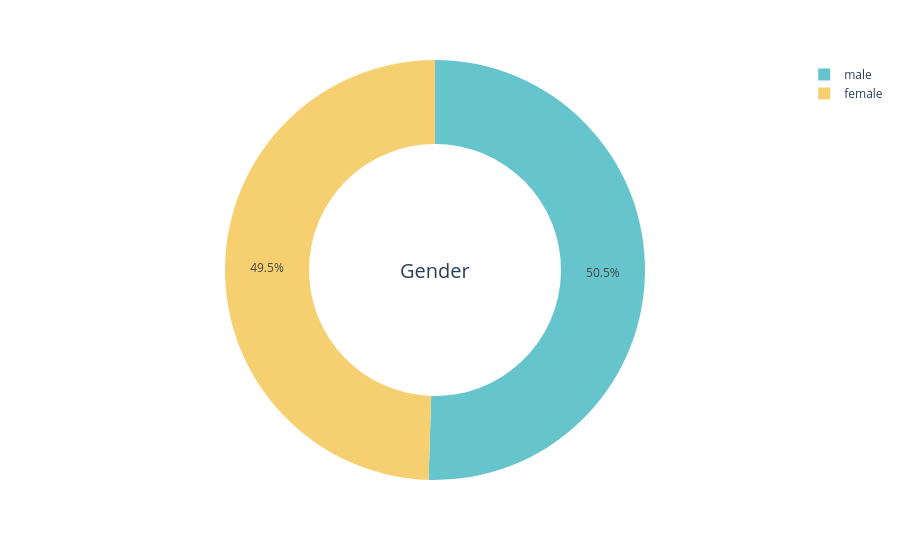

Notebook code for this chart:
### Code cell
import plotly.express as px
fig = px.pie(df , names =  "sex",
        color_discrete_sequence=px.colors.qualitative.Pastel,
        hole=.6 )
fig.update_layout(annotations =  [dict(text= "Gender" ,  font_size  =20 , x = .5, y =.5 , showarrow = False)])

### Figure 1 — Plotly figure (JSON) as saved in the notebook; plotly's stock layout.template omitted (floating-point values rounded to 4 significant figures; data arrays with more than 128 entries replaced by an {"elided": "..."} marker saying what was removed)
{"data": [{"domain": {"x": [0, 1], "y": [0, 1]}, "hole": 0.6, "hovertemplate": "sex=%{label}<extra></extra>", "labels": {"elided": "1337 str values"}, "legendgroup": "", "name": "", "showlegend": true, "type": "pie"}], "layout": {"annotations": [{"font": {"size": 20}, "showarrow": false, "text": "Gender", "x": 0.5, "y": 0.5}], "legend": {"tracegroupgap": 0}, "margin": {"t": 60}, "piecolorway": ["rgb(102, 197, 204)", "rgb(246, 207, 113)", "rgb(248, 156, 116)", "rgb(220, 176, 242)", "rgb(135, 197, 95)", "rgb(158, 185, 243)", "rgb(254, 136, 177)", "rgb(201, 219, 116)", "rgb(139, 224, 164)", "rgb(180, 151, 231)", "rgb(179, 179, 179)"]}}
